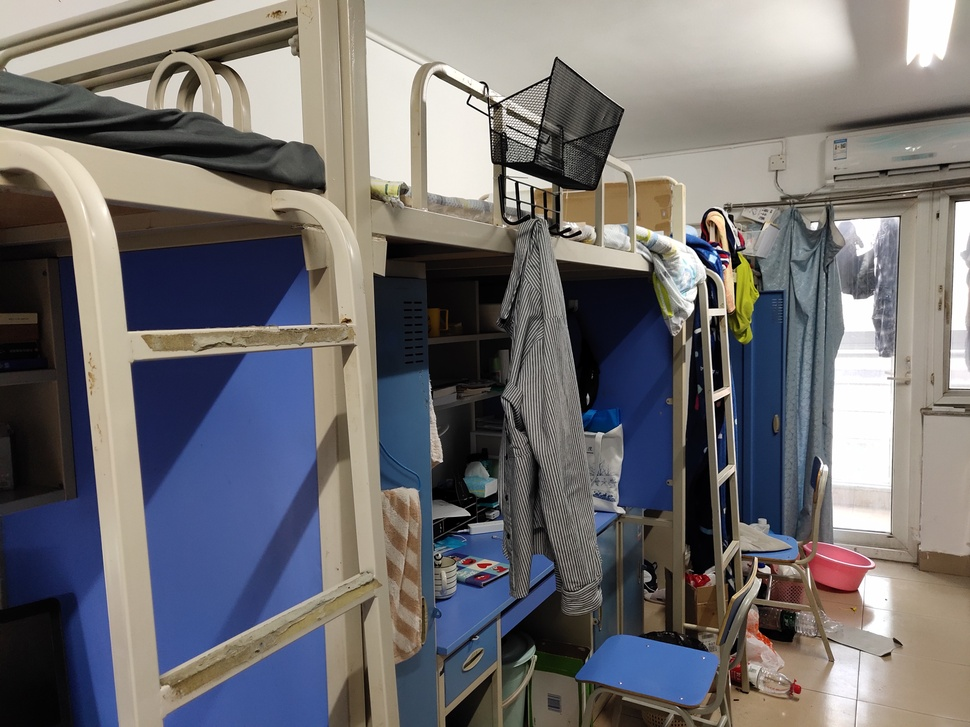
#> input picture stitcher/left1.jpg, 970 x 727 px, shrunk from 4032 x 3024 before the run
$ python image_stitcing.py
#> lines starting #> are read from the running program, lines starting #| are printed output that depends on the picture
### stitcher/Stitcher.py
import numpy as np
import cv2


class Stitcher:

    # 拼接图像的函数
    def stitch(self, images, ratio=0.75, reprojThresh=4.0):
        (imageB, imageA) = images
        # detect sift features
        (kpsA, featuresA) = self.detectAndDescribe(imageA)
        (kpsB, featuresB) = self.detectAndDescribe(imageB)

        #  sift匹配对应点
        M = self.matchKeypoints(kpsA, kpsB, featuresA, featuresB, ratio, reprojThresh)

        # 检测是否有足够多的匹配点
        if M is None:
            print('not enough key points')
            return None

        matches, H, status = M
        # 将图片A进行视角变换，result是变换后图片
        result = cv2.warpPerspective(imageA, H, (imageA.shape[1] + imageB.shape[1], imageA.shape[0]))
        # 将图片B传入result图片最左端
        result[0:imageB.shape[0], 0:imageB.shape[1]] = imageB

        return result

    def detectAndDescribe(self, image):
        # 将彩色图片转换成灰度图
        gray = cv2.cvtColor(image, cv2.COLOR_BGR2GRAY)

        descriptor = cv2.xfeatures2d.SIFT_create()
        # 检测SIFT特征点，并计算描述子
        (kps, features) = descriptor.detectAndCompute(image, None)

        # 将结果转换成NumPy数组
        kps = np.float32([kp.pt for kp in kps])

        # 返回特征点集，及对应的描述特征
        return kps, features

    def matchKeypoints(self, kpsA, kpsB, featuresA, featuresB, ratio, reprojThresh):
        # 建立暴力匹配器
        matcher = cv2.DescriptorMatcher_create("BruteForce")

        # 使用KNN检测来自A、B图的SIFT特征匹配对，K=2
        rawMatches = matcher.knnMatch(featuresA, featuresB, 2)

        matches = []
        for m in rawMatches:
            # 当最近距离跟次近距离的比值小于ratio值时，保留此匹配对
            if len(m) == 2 and m[0].distance < m[1].distance * ratio:
                # 存储两个点在featuresA, featuresB中的索引值
                matches.append((m[0].trainIdx, m[0].queryIdx))

        # 当筛选后的匹配对大于4时，计算视角变换矩阵
        if len(matches) > 4:
            # 获取匹配对的点坐标
            ptsA = np.float32([kpsA[i] for (_, i) in matches])
            ptsB = np.float32([kpsB[i] for (i, _) in matches])

            # 计算视角变换矩阵
            H, status = cv2.findHomography(ptsA, ptsB, cv2.RANSAC, reprojThresh)

            # 返回结果
            return matches, H, status

        # 如果匹配对小于4时，返回None
        return None

### stitcher/image_stitcing.py
from Stitcher import Stitcher
import cv2

# 图片读取，从左到右
imageA = cv2.imread("left1.jpg")
#> imageA is the input picture: shape (727, 970, 3); mean B, G, R 112.7, 111.5, 113.9
imageB = cv2.imread("right1.jpg")
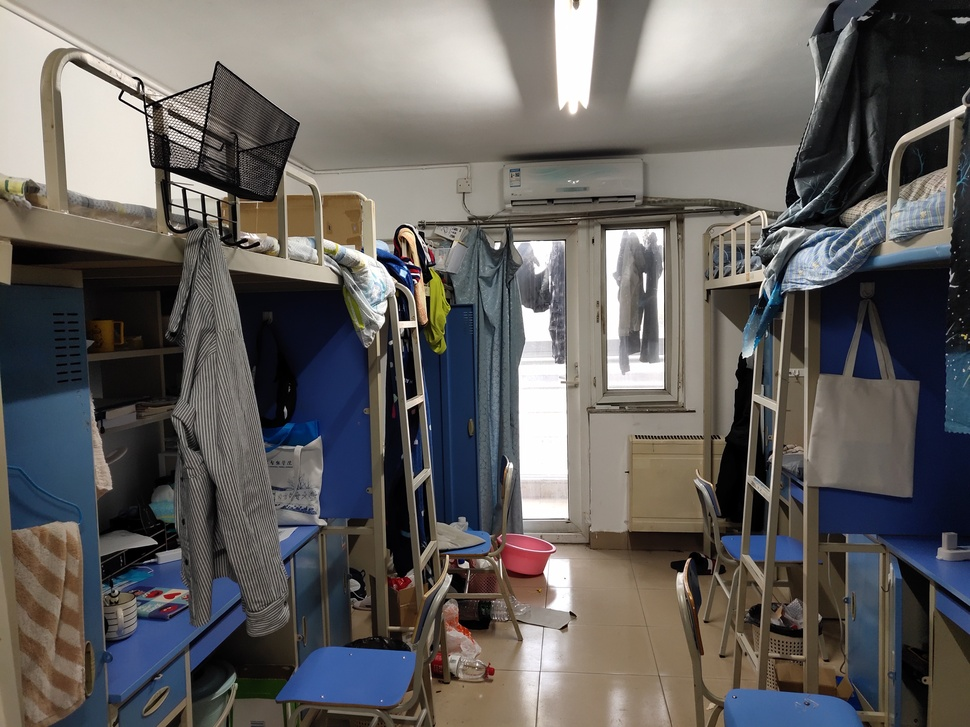
#> input picture stitcher/right1.jpg, 970 x 727 px, shrunk from 4032 x 3024 before the run
#> imageB is the input picture: shape (727, 970, 3); mean B, G, R 95.6, 97.5, 100.4

# 图像拼接
stitcher = Stitcher()
result = stitcher.stitch([imageA, imageB])
#> in detectAndDescribe, `gray = cv2.cvtColor(image, cv2.COLOR_BGR2GRAY)`:
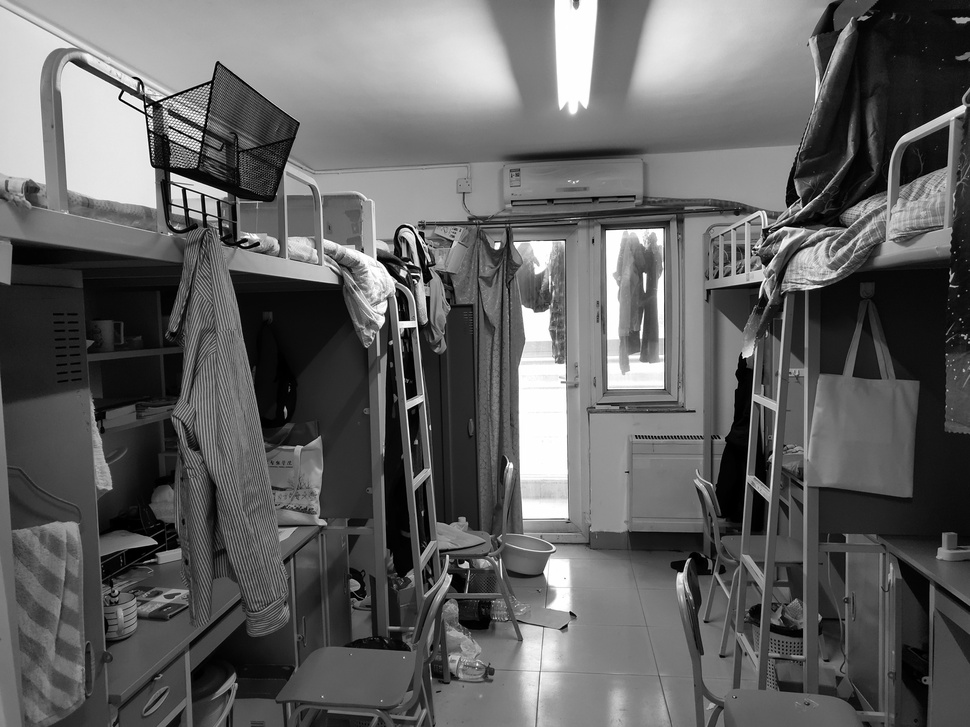
#> gray: shape (727, 970); min 0, max 255, mean 98.1
#> in detectAndDescribe, `(kps, features) = descriptor.detectAndCompute(image, None)`: kps = 2441 keypoints; strongest (x, y, size): (135, 78, 2.1), (403, 273, 4.9), (497, 246, 4.4), (174, 177, 5.8)
#> in detectAndDescribe, `kps = np.float32([kp.pt for kp in kps])`: kps = 2441 pairs, first value 3.37 to 962.1, second value 7.99 to 724
#> in stitch, `(kpsA, featuresA) = self.detectAndDescribe(imageA)`: kpsA has the same summary as kps in detectAndDescribe
#> in detectAndDescribe (call 2), `gray = cv2.cvtColor(image, cv2.COLOR_BGR2GRAY)`:
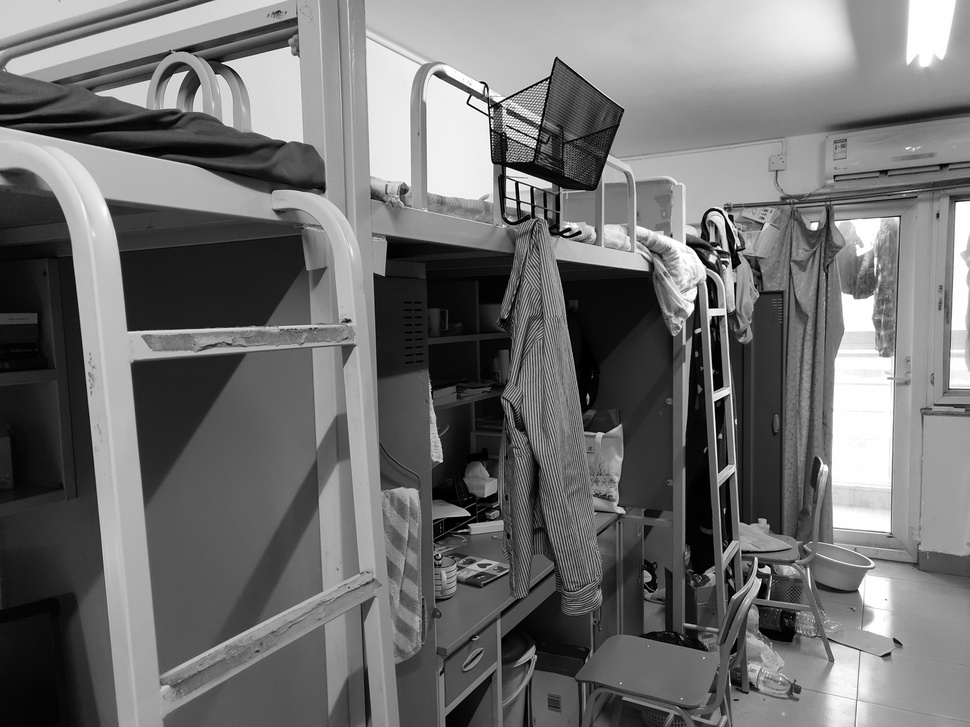
#> gray: shape (727, 970); min 0, max 255, mean 112.4
#> in detectAndDescribe (call 2), `(kps, features) = descriptor.detectAndCompute(image, None)`: kps = 1876 keypoints; strongest (x, y, size): (720, 212, 2.3), (482, 82, 1.9), (712, 259, 5.2), (517, 183, 3)
#> in detectAndDescribe (call 2), `kps = np.float32([kp.pt for kp in kps])`: kps = 1876 pairs, first value 6.04 to 965.9, second value 3.72 to 723.1
#> in stitch, `(kpsB, featuresB) = self.detectAndDescribe(imageB)`: kpsB has the same summary as kps in detectAndDescribe
#> in matchKeypoints, `rawMatches = matcher.knnMatch(featuresA, featuresB, 2)`: rawMatches = 2441 matches
#> after the loop in matchKeypoints, `for m in rawMatches:`: matches = 568 pairs, first value 29 to 1868, second value 5 to 2398
#> in matchKeypoints, `ptsA = np.float32([kpsA[i] for (_, i) in matches])`: ptsA = 568 pairs, first value 5.93 to 943.9, second value 23.49 to 719.8
#> in matchKeypoints, `ptsB = np.float32([kpsB[i] for (i, _) in matches])`: ptsB = 568 pairs, first value 96.65 to 962.8, second value 60 to 717.6
#> in matchKeypoints, `H, status = cv2.findHomography(ptsA, ptsB, cv2.RANSAC, reprojThresh)`: H = [[0.563, -0.0243, 373.1], [-0.126, 0.867, 29.71], [-0.000411, -8.43e-07, 1]]; status = 568 values, max 1 at index 9, min 0 at index 0, mean 0.602
#> in stitch, `result = cv2.warpPerspective(imageA, H, (imageA.shape[1] + imageB.shap..`:
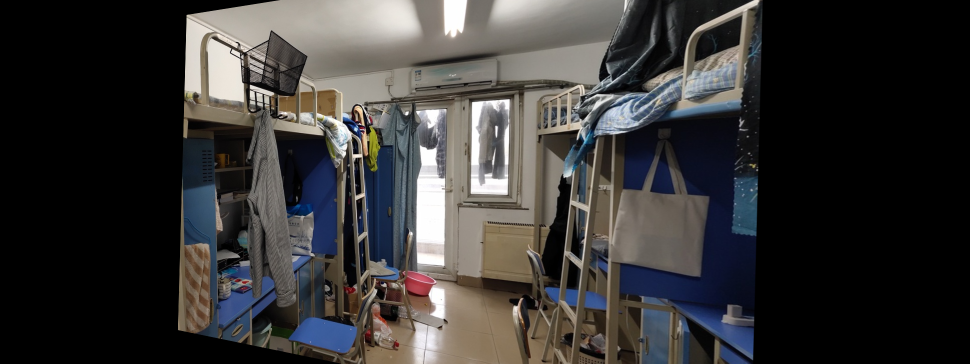
#> result: shape (727, 1940, 3) (shown at 1/2 size); mean B, G, R 53.7, 54.3, 55.8
#> in stitch, `result[0:imageB.shape[0], 0:imageB.shape[1]] = imageB`:
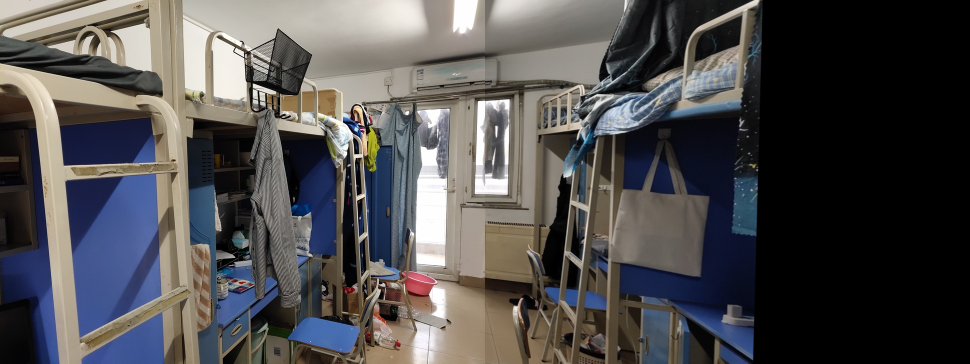
#> result: shape (727, 1940, 3) (shown at 1/2 size); mean B, G, R 78.6, 78, 79.6

# 展示
cv2.imshow("Image A", imageA)
cv2.imshow("Image B", imageB)
cv2.imshow("Result", result)
cv2.imwrite('image_stitched.jpg', result)
cv2.waitKey(0)
cv2.destroyAllWindows()
